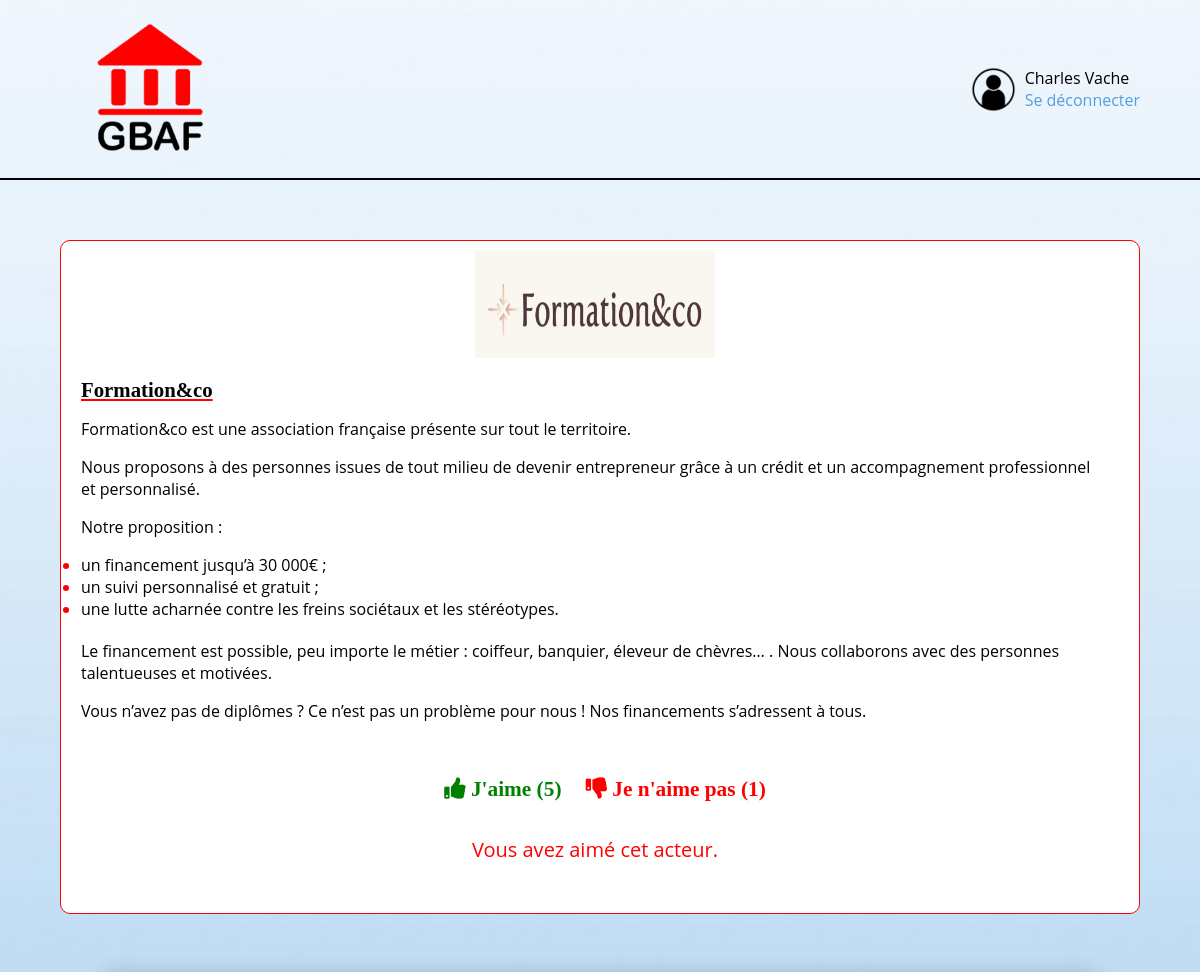
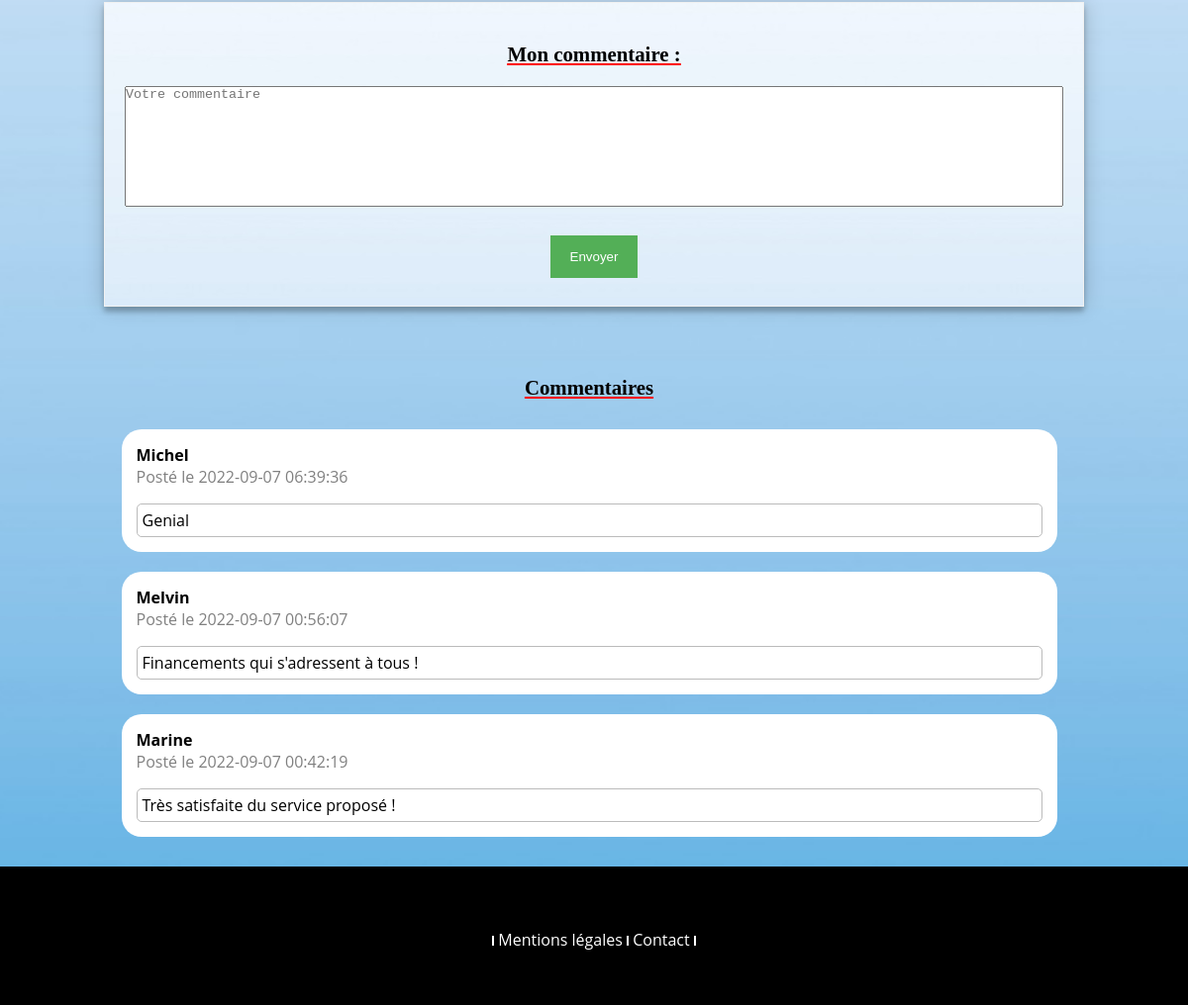
/page_acteur_formetco.php?id=1 (signed in), run on the app's committed database (2 pictures, top to bottom).
### tables this page shows
CREATE TABLE `comments` (
  `id_comment` int(11) NOT NULL,
  `id_actor` int(11) NOT NULL,
  `prenom` varchar(64) NOT NULL,
  `comment` text NOT NULL,
  `created_at` datetime NOT NULL DEFAULT CURRENT_TIMESTAMP
);

### page_acteur_formetco.php (the view, shortened to what this page needs)
<?php
   include("variables.php");
   include("connexion.php");
   $sql = ("SELECT * from comments WHERE id_actor = 1 ORDER BY created_at DESC");
   $statement = $pdo->query($sql);
   $comments = $statement->fetchAll(PDO::FETCH_ASSOC);
   if(isset($_GET['id']) AND !empty($_GET['id'])) {
      $get_id = htmlspecialchars($_GET['id']);
      $article = $pdo->prepare('SELECT * FROM users WHERE id_user = ?');
      $article->execute(array($get_id));
      if($article->rowCount() == 1) {
         $article = $article->fetch();
         $id = $article['id_user'];
         $likes = $pdo->prepare('SELECT id FROM likes WHERE id_article = ?');
         $likes->execute(array($id));
         $likes = $likes->rowCount();
         $dislikes = $pdo->prepare('SELECT id FROM dislikes WHERE id_article = ?');
         $dislikes->execute(array($id));
         $dislikes = $dislikes->rowCount();
      } else {
         die('Cet article n\'existe pas !');
      }
   } else {
      die('Erreur');
   }
   if($_SESSION["id_user"])
      $select = $pdo->prepare ("SELECT u.id_user FROM users u INNER JOIN likes l ON u.id_user = l.id_membre WHERE l.id_membre = ? AND l.id_article = 1");
      $select->execute(array($_SESSION["id_user"]));
    if($select->rowCount() > 0) {
      $message="Vous avez aimé cet acteur.";
   }
?>
<!DOCTYPE html>
<html lang="fr">
  <head>
    <link rel="stylesheet" href="styles.css">
    <link rel="stylesheet" href="https://use.fontawesome.com/releases/v5.11.2/css/all.css">
  </head>
  <body>
        <header id="header">
      <a href="session.php"><img id="logo" src="images/gbaf.png" alt="Logo du GBAF" title="Le Groupement Banque-Assurance Français"></a>
      <div id="user">
         <div class="userImg"><img id="account" alt="Icone de l'utilisateur" src="images/icone_account.png"></div>
         <div id="userLink">
           <p><a href="user_form.php"><?php echo htmlspecialchars($_SESSION["prenomNom"])?></a></p>
           <p id="deco"><a href="deconnexion.php">Se déconnecter</a></p>
         </div>
      </div>
        </header>
   <main>
    <section id="presentation_acteur">
        <figure class="logo_page_acteur">
            <img src="images/formation_co.png" alt="logo de l'acteur">
        </figure>
        <div class="description_page_acteur">
            <h2>Formation&co</h2>
            <p><p>Formation&co est une association française présente sur tout le territoire.</p>
            <p>Nous proposons à des personnes issues de tout milieu de devenir entrepreneur grâce à un crédit et un accompagnement professionnel et personnalisé.</p>
            <p>Notre proposition :</p>
            <ul>
            <li><span  class="li_content">un financement jusqu’à 30 000€ ;</span></li>
            <li><span  class="li_content">un suivi personnalisé et gratuit ;</span></li>
            <li><span  class="li_content">une lutte acharnée contre les freins sociétaux et les stéréotypes.</span></li>
            </ul>
            <p>Le financement est possible, peu importe le métier : coiffeur, banquier, éleveur de chèvres… . Nous collaborons avec des personnes talentueuses et motivées.</p>
            <p>Vous n’avez pas de diplômes ? Ce n’est pas un problème pour nous ! Nos financements s’adressent à tous.</p>
        </div>
        <div class="like">
            <span class="fas fa-thumbs-up fa-lg"><a href="action.php?t=1&id=<?= $id ?>" style="color:green;"> J'aime (<?= $likes ?>)</a></span>
            <span class="fas fa-thumbs-down fa-lg"><a href="action.php?t=2&id=<?= $id ?>" style="color:red;"> Je n'aime pas (<?= $dislikes ?>)</a></span>
        </div>
        <div class="erreur">
            <?php echo $message ?></div>
    </section>
    <section id="form">
     <form name="fo" action="commentaires.php" method="post">
      <h2><u>Mon commentaire :</u></h2>
      <p><textarea name="comment" rows="8" cols="90" placeholder="Votre commentaire"></textarea></p>
      <input type="submit" name="valider" value="Envoyer">
     </form>
    </section>
   <section id="sectionComment">
    <h2>Commentaires</h2>
    <?php foreach ($comments as $comment) : ?>
    <div class="commentaires">
        <div class="head_comment">
            <div>
                <p class="firstname"><b><?php echo htmlspecialchars($comment['prenom'])?></b></p>
                <p class="date_add">Posté le <?php echo htmlspecialchars($comment['created_at'])?></p>
              </div>
        </div>
        <p class="comment"><?php echo htmlspecialchars($comment['comment'])?></p>
    </div>
    <?php endforeach; ?>
    </section>
   </main>
   <footer>
        <span class="vertical-line"></span>
        <a href="#" style="color:white" >Mentions légales</a>
        <span class="vertical-line"></span>
        <a href="#" style="color:white" >Contact</a>
        <span class="vertical-line"></span>
   </footer>
  </body>
</html>

### styles.css (style rules this page uses)
#header { height: 180px; display: flex; justify-content: space-between; align-items: flex-start; border-bottom: solid black 2px; }
#header #logo { display: block; height: 180px; margin-left: 50px; }
#user { margin: 0 10px; display: flex; align-items: center; align-self: center; margin-right: 60px; }
#account { display: flex; margin-right: -10px; }
#userLink p { margin: 0; }
#userLink a { margin-left: 10px; text-decoration: none; color: #000; }
#deco a { color: #539de2; }
form { width:90%; margin: auto; padding: 20px; border: 1px solid #f1f1f1; background: url('images/fond_bleu.jpg'); box-shadow: 0 0 20px 0 rgba(0, 0, 0, 0.2), 0 5px 5px 0 rgba(0, 0, 0, 0.24); }
#form { text-align: center; }
input[type=submit] { background-color: #53af57; color: white; padding: 14px 20px; margin: 8px 0; border: none; cursor: pointer; width: auto; }
.erreur { text-align: center; color : red; margin : 20px; font-size: 20px; }
* { margin : 0px; padding : 0px; box-sizing: border-box; }
body { min-height:120vh; margin:0; position:relative; font-family: 'Open Sans', sans-serif; background: url('images/fond_bleu.jpg'); background-size: cover; }
main { height: 100%; width: 100%; padding-bottom: 10%; margin: 0; }
section { display: flex; flex-direction: column; align-items: center; margin: 50px 50px 10px 50px; padding: 0px; }
h1, h2, h3 { font-family: 'Martel', serif; text-decoration: underline; text-decoration-color: #FF0000; margin-top: 20px; margin-bottom: 20px; }
h2 { font-size: 1.3em; margin: 20px 0; }
p { margin-bottom: 20px; }
u { text-decoration : underline; text-decoration-color: red; }
ul { margin-bottom: 20px; }
li { color: #FF0000; }
.li_content { color: #000; }
footer { position: absolute; bottom: 0; width: 100%; height: 140px; background-color: black; background-position-x: center; text-align: center; }
span a[href] { color: rgb(0, 145, 255); }
a:link { background-color: transparent; text-decoration: none; }
.vertical-line { border-left: 2px solid rgb(255, 255, 255); display: inline-block; height: 10px; margin: 0 0px; margin-top: 70px; }
#presentation_acteur { padding: 10px 30px 30px 20px; margin : 60px; background-color: #FFF; border: solid 1px #FF0000; border-radius: 10px; }
.logo_page_acteur { display: flex; justify-content: center; }
.logo_page_acteur img { width: 60%; max-width: 400px; }
.description_page_acteur h2 { margin-bottom: 0px; }
.head_comment { display: flex; justify-content: flex-start; margin: 0; }
.like { margin-top: 40px; }
.fa-thumbs-up { color: green; margin-left: 20px; margin-bottom: 20px; }
.fa-thumbs-down { color: red; margin-left: 20px; margin-bottom: 20px; }
.commentaires { width: 90%; border-radius: 20px; padding: 15px; margin: 10px 0; background-color: #FFF; }
#sectionComment { padding: 0px 30px 30px 20px; margin-bottom: 10px; }
#sectionComment .firstname { font-weight: bold; margin: 0; }
#sectionComment .date_add { color: grey; margin: 0; }
#sectionComment .comment, .newComment textarea { width: auto; border: solid #bbb 1px; border-radius: 5px; padding: 5px; margin-bottom: 0; }
textarea { width: 100%; resize: none; }
p { display: block; margin-block-start: 1em; margin-block-end: 1em; margin-inline-start: 0px; margin-inline-end: 0px; }
p a[href] { color: rgb(0, 145, 255); }

### data on the page
comments: prenom "Michel", created_at "2022-09-07 06:39:36", comment "Genial"
comments: prenom "Melvin", created_at "2022-09-07 00:56:07", comment "Financements qui s'adressent à tous !"
comments: prenom "Marine", created_at "2022-09-07 00:42:19", comment "Très satisfaite du service proposé !"

### other printed values
$_SESSION["prenomNom"] "Charles Vache"
$likes "5"
$dislikes "1"
$message "Vous avez aimé cet acteur."
